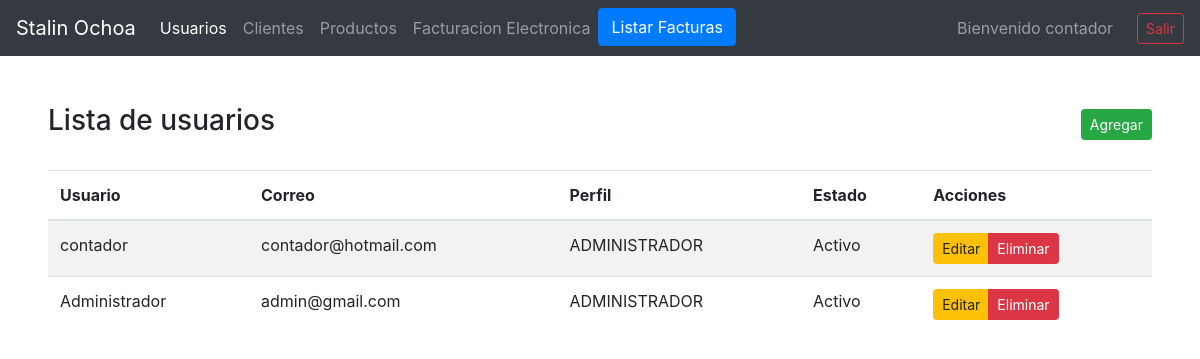
Screenshot of /menu_user.php (signed in) with the database file from the repository.
### tables this page shows
CREATE TABLE IF NOT EXISTS `fact_users` (
  `user_id` int(11) NOT NULL AUTO_INCREMENT,
  `user_name` varchar(50) NOT NULL,
  `user_email` varchar(100) NOT NULL,
  `user_password` varchar(100) NOT NULL,
  `profile_id` int(11) NOT NULL,
  `user_status` smallint(6) NOT NULL DEFAULT 0,
  PRIMARY KEY (`user_id`),
  UNIQUE KEY `user_name` (`user_name`),
  UNIQUE KEY `user_email` (`user_email`),
  KEY `FK1_user_profile` (`profile_id`),
  CONSTRAINT `FK1_user_profile` FOREIGN KEY (`profile_id`) REFERENCES `fact_users_profiles` (`profile_id`)
);

CREATE TABLE IF NOT EXISTS `fact_users_profiles` (
  `profile_id` int(11) NOT NULL AUTO_INCREMENT,
  `profile_name` varchar(50) NOT NULL,
  `profile_status` smallint(6) NOT NULL DEFAULT 0,
  PRIMARY KEY (`profile_id`)
);

### includes/sesion.php (called while the page is built, shortened)
<?php
	$user_name=$_SESSION['user_name'];
	?>

### menu_user.php (the view, shortened to what this page needs)
<?php
    include('includes/conexion.php');
   include('includes/sesion.php');
    $result=mysqli_query($con, "select * from fact_users where user_name='$user_name'")or die('Error en la sesion');
    $row=mysqli_fetch_array($result);
    $users=mysqli_query($con, "select * from fact_users as u join fact_users_profiles as p on p.profile_id=u.profile_id")or die('Error en la sesion');
    ?>
<!DOCTYPE html>
<html lang="en">
<head>
   <link rel="stylesheet" href="assets/bootstrap4/css/bootstrap.min.css">
</head>
<body>
<nav class="navbar navbar-expand-lg navbar-dark bg-dark">
  <a class="navbar-brand" href="menu_p.php">Stalin Ochoa</a>
  <div class="collapse navbar-collapse" id="navbarText">
    <ul class="navbar-nav mr-auto">
      <li class="nav-item active">
        <a class="nav-link" href="menu_user.php">Usuarios </a>
      </li>
      <li class="nav-item ">
        <a class="nav-link" href="registra_cliente.php">Clientes </a>
      </li>
      <li class="nav-item ">
        <a class="nav-link" href="registra_producto.php">Productos </a>
      </li>
      <li class="nav-item">
        <a class="nav-link" href="verifica_cliente.php">Facturacion Electronica</a>
      </li>
      <li class="nav-item">
        <a class="btn btn-primary" href="facturas.php">Listar Facturas</a>
      </li>
    </ul>
    <span class="navbar-text">
      Bienvenido <?php echo $row['user_name']; ?>
    </span>
        <a class="btn btn-outline-danger btn-sm ml-4" href="functions/logout.php">Salir</a>
  </div>
</nav>
<div class="container-fluid p-5">
<div class="d-flex justify-content-between align-items-center ">
<h3>Lista de usuarios</h3>
<div class="btn-group" role="group" aria-label="Basic example">
   <button  class="btn btn-sm btn-success" data-toggle="modal" data-target="#exampleModal" onclick="addUser()">Agregar</button>
   </div>
</div>
<br>
   <table class="table table-striped table-hover">
      <thead>
         <tr>
         <th>Usuario</th>
         <th>Correo</th>
         <th>Perfil</th>
         <th>Estado</th>
         <th>Acciones</th>
         </tr>
      </thead>
      <tbody>
         <?php
         foreach ($users as $item) {
             $status=($item['user_status']==1) ? 'Activo' : 'Inactivo'; ?>
            <tr>
            <td><?php echo $item['user_name']; ?></td>
            <td><?php echo $item['user_email']; ?></td>
            <td><?php echo $item['profile_name']; ?></td>
            <td><?php echo $status; ?></td>
            <td>
               <div class="btn-group" role="group" aria-label="Basic example">
                  <button type="button" onclick='editUser(<?= json_encode($item); ?>)' class="btn btn-warning btn-sm" >Editar</button>
                  <a type="button" href="users/delete.php?user_id=<?php echo $item['user_id']; ?>" class="btn btn-danger btn-sm" >Eliminar</a>
               </div>
            </td>
            </tr>
         <?php
         }  ?>
         </tbody>
   </table>
   </div>
</body>
</html>

### rows the page displays
fact_users: user_name "contador", user_email "contador@hotmail.com", profile.profile_name "ADMINISTRADOR", user_status "Activo"
fact_users: user_name "Administrador", user_email "admin@gmail.com", profile.profile_name "ADMINISTRADOR", user_status "Activo"
